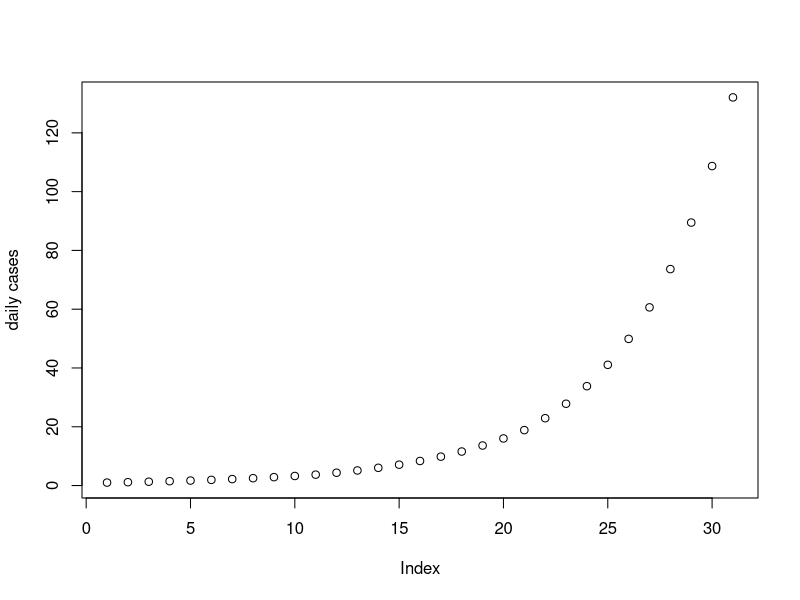
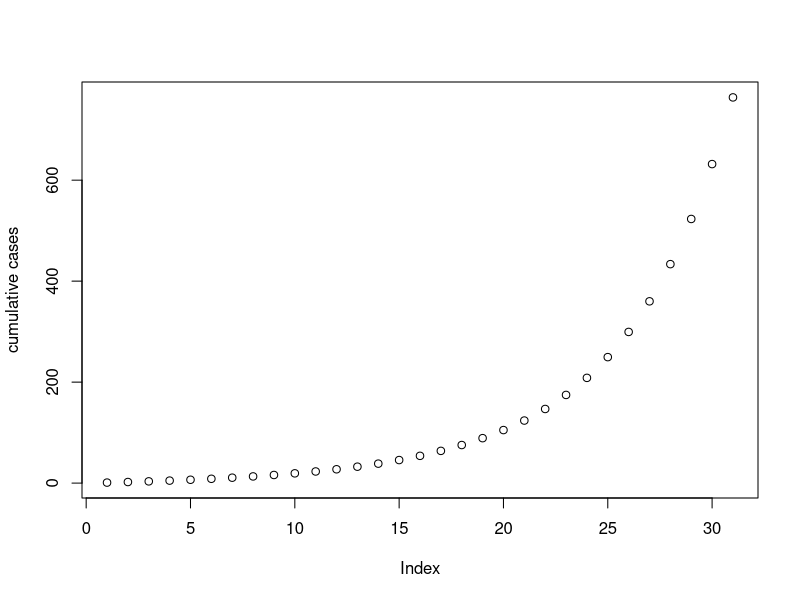
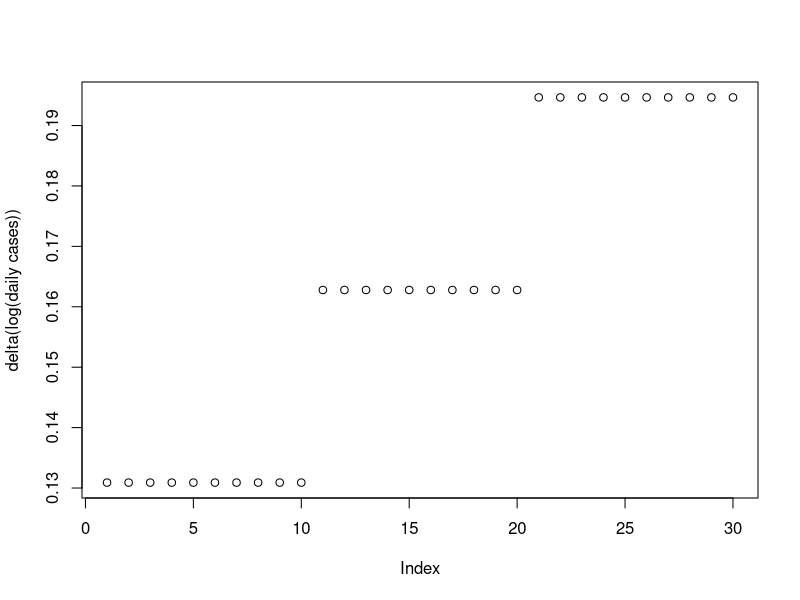
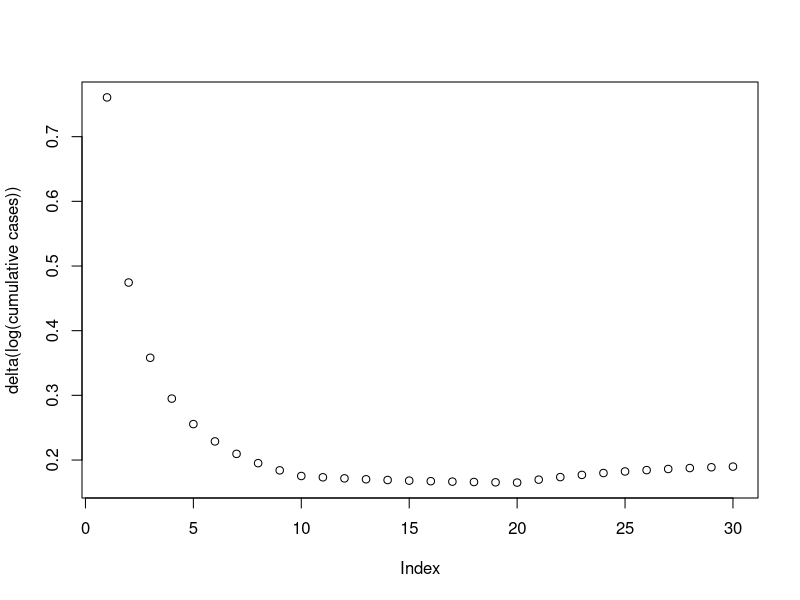
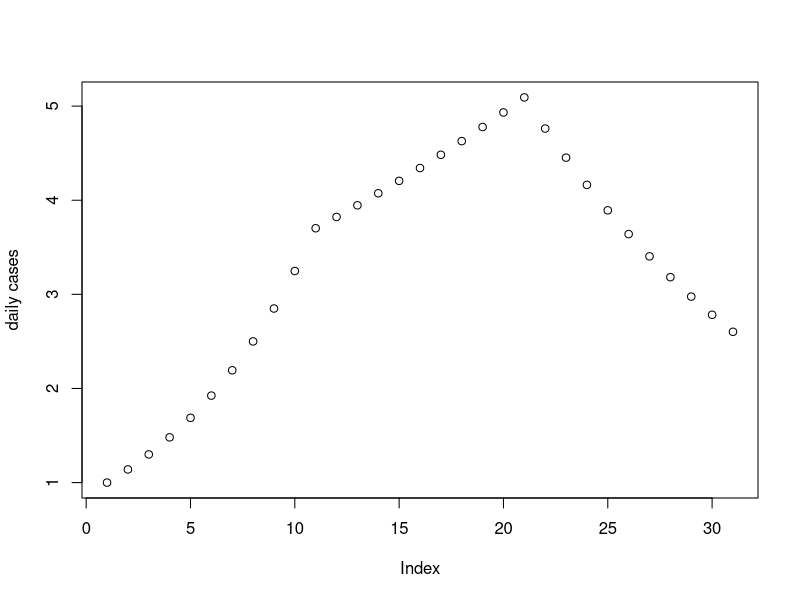
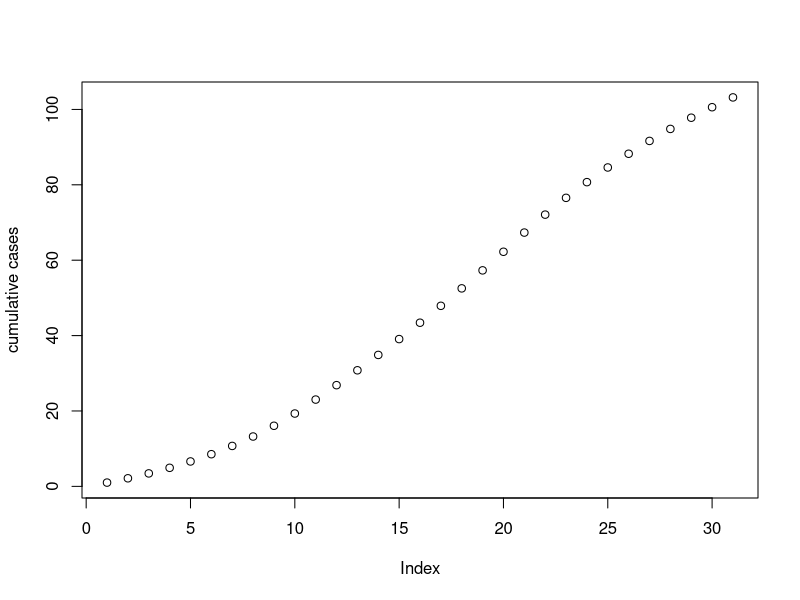
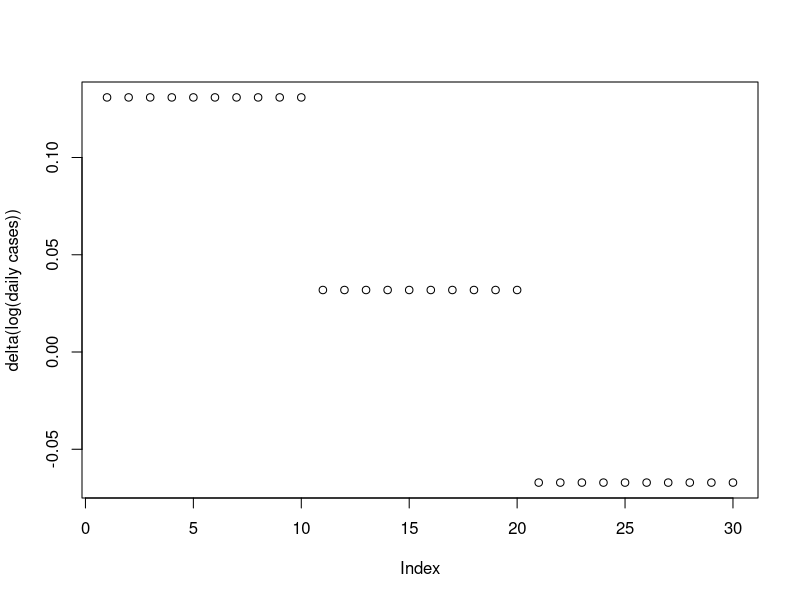
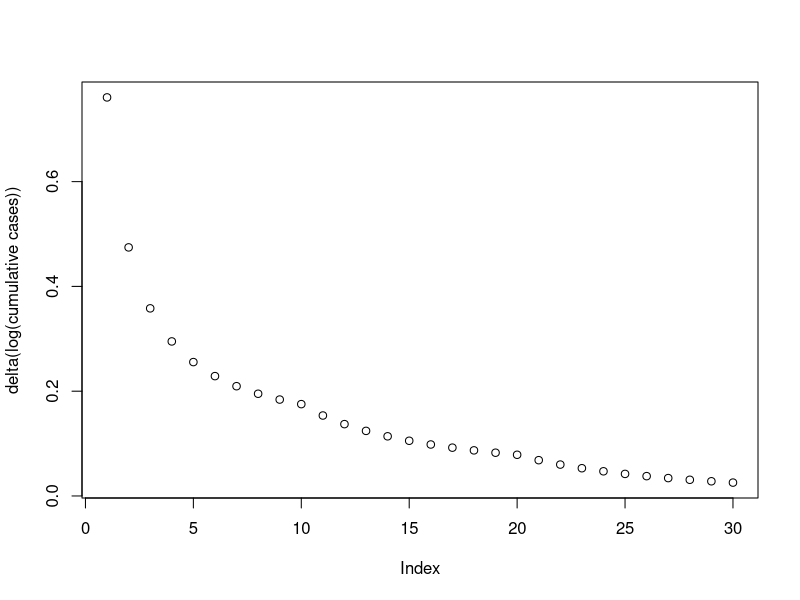

Write the R code that produced these figures, in order.
## ---- chunk 1
library(knitr)
# This class represents and Non-pharmacological intervention.
# The NPI is in place from day |start| to day |end| inclusive.
setClass("npi",
         slots = list(
           start = "numeric",
           end = "numeric",
           factor = "numeric"
         ))
# Convenient constructor for NPIs.
NPI <-
  function(start, end, factor)
    new("npi",
        start = start,
        end = end,
        factor = factor)

# Returns true if a day is impacted by |npi|
in_npi <- function(npi, i) {
  i >= npi@start && i <= npi@end
}

# Returns the last day impacted by any NPI in |npis|
npis_end <- function(npis) {
  max(sapply(npis, function(x) {
    x@end
  }))
}

# A vector of 0/1 for each day simulated. A day gets a 1 if the NPI is active on that day, 0 otherwise.
# Used as a predictor in the linear regression.
npi_pred <- function(npis, i) {
  last <- npis_end(npis)
  npi = npis[[i]]
  pred <- numeric()
  value = 0
  for (d in 1:last) {
    pred <- append(pred, (if (in_npi(npi, d))
      1
      else
        0))
  }
  pred
}

# Scales a growth rate so that it becomes |rate| every |period| days.
scale <- function(rate, period) {
  exp(log(rate) / period)
}

# Returns a vector of growth rates by combining |npis| with a base growth rate.
# All growth is scaled over |period| days.
createGrowthRates <- function(r0, npis, period) {
  last <- npis_end(npis)
  rates <- numeric()
  for (i in 1:last) {
    rate <- r0
    for (npi in npis) {
      if (in_npi(npi, i)) {
        rate <- rate * npi@factor
      }
    }
    rates <- append(rates, scale(rate, period))
  }
  rates
}

# Create a timeseries of cases based on the supplied vector of daily growth rates.
createCases <- function(rates) {
  cases <- c(1)
  for (rate in rates) {
    cases <- append(cases, tail(cases, 1) * rate)
  }
  cases
}

# Returns the coefficients for the impact of |npis| by applying linear regression to diff(log(|cases|)).
regress <- function(npis, cases) {
  d_l = diff(log(cases))
  npi1 <- npi_pred(npis, 1)
  npi2 <- npi_pred(npis, 2)
  d = data.frame(y = d_l,
                 npi1 = npi1,
                 npi2 = npi2)
  r.model <- lm(y ~ npi1 + npi2, data = d)
  r.model$coefficients
}

# Dump out some info on the coefficients.
renderRates <- function(c, period, title) {
  print(kable(c, caption=paste("Coefficients using ", title) ))
  rate_c = exp(c * period)
  print(kable(rate_c, caption=paste("Recovered multiplicative rate per ", period, " days using ", title)))
}

# Applying regression and print the results and comparisons.
regressAndRender <- function(npis, cases, period, title) {
  c <- regress(npis, cases)
  renderRates(c, period, title)
  c
}

# Apply the methodology to |npis| with a base growth rate of |r0|.
# Scale all rates to be per |period|.
# Returns a list of coefficient sets from the regressions it ran.
# It will skip daily-case regression if any NPI has a factor of 0.
doOne <- function(npis, r0, period) {
  rates <- createGrowthRates(r0, npis, period)
  daily = createCases(rates)
  cumulative = cumsum(daily)

  plot(daily, ylab="daily cases")
  plot(cumulative, ylab="cumulative cases")

  d_l_daily <- diff(log(daily))
  d_l_cumulative <- diff(log(cumulative))

  plot(d_l_daily,ylab="delta(log(daily cases))")
  plot(d_l_cumulative, ylab="delta(log(cumulative cases))")

  cs = list()
  if (min(sapply(npis, function(npi) {npi@factor})) > 0) {
    c1 = regressAndRender(npis, daily, period, "daily")
    cs = append(cs, c1)
  } else {
    print("Skipping daily due to 0-factor")
  }
  c2 = regressAndRender(npis, cumulative, period, "cumulative")
  cs = append(cs, c2)
}
## ---- chunk 2
npis <- c(NPI(11, 30, 2.5*0.5), NPI(21, 30, 2.5*0.5))
cs = doOne(npis, 2.5, 7)
## ---- chunk 3
npis <- c(NPI(11, 20, 0.5), NPI(21, 30, 0.5^2))
cs = doOne(npis, 2.5, 7)
## ---- chunk 4
npis <- c(NPI(11, 30, 1/2.4), NPI(21, 30, .99))
cs = doOne(npis, 2.5, 7)
## ---- chunk 5
npis <- c(NPI(11, 30, .8), NPI(21, 30, .8))
cs = doOne(npis, 2.5, 7)
